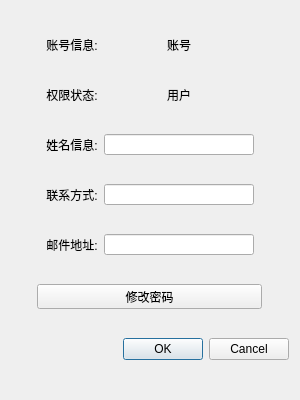
<?xml version="1.0" encoding="UTF-8"?>
<ui version="4.0">
 <class>Dialog</class>
 <widget class="QDialog" name="Dialog">
  <property name="geometry">
   <rect>
    <x>0</x>
    <y>0</y>
    <width>300</width>
    <height>400</height>
   </rect>
  </property>
  <property name="minimumSize">
   <size>
    <width>300</width>
    <height>400</height>
   </size>
  </property>
  <property name="maximumSize">
   <size>
    <width>300</width>
    <height>400</height>
   </size>
  </property>
  <property name="windowTitle">
   <string>MMK信息修改</string>
  </property>
  <layout class="QVBoxLayout" name="verticalLayout">
   <item>
    <layout class="QHBoxLayout" name="horizontalLayout_2"/>
   </item>
   <item>
    <layout class="QHBoxLayout" name="horizontalLayout_12">
     <item>
      <spacer name="horizontalSpacer_8">
       <property name="orientation">
        <enum>Qt::Horizontal</enum>
       </property>
       <property name="sizeHint" stdset="0">
        <size>
         <width>40</width>
         <height>20</height>
        </size>
       </property>
      </spacer>
     </item>
     <item>
      <widget class="QLabel" name="label_4">
       <property name="text">
        <string>账号信息:</string>
       </property>
       <property name="textFormat">
        <enum>Qt::PlainText</enum>
       </property>
       <property name="alignment">
        <set>Qt::AlignCenter</set>
       </property>
      </widget>
     </item>
     <item>
      <widget class="QLabel" name="label_acc">
       <property name="minimumSize">
        <size>
         <width>150</width>
         <height>21</height>
        </size>
       </property>
       <property name="maximumSize">
        <size>
         <width>150</width>
         <height>21</height>
        </size>
       </property>
       <property name="text">
        <string>账号</string>
       </property>
       <property name="textFormat">
        <enum>Qt::PlainText</enum>
       </property>
       <property name="alignment">
        <set>Qt::AlignCenter</set>
       </property>
      </widget>
     </item>
     <item>
      <spacer name="horizontalSpacer_9">
       <property name="orientation">
        <enum>Qt::Horizontal</enum>
       </property>
       <property name="sizeHint" stdset="0">
        <size>
         <width>40</width>
         <height>20</height>
        </size>
       </property>
      </spacer>
     </item>
    </layout>
   </item>
   <item>
    <layout class="QHBoxLayout" name="horizontalLayout_11">
     <item>
      <spacer name="horizontalSpacer_5">
       <property name="orientation">
        <enum>Qt::Horizontal</enum>
       </property>
       <property name="sizeHint" stdset="0">
        <size>
         <width>40</width>
         <height>20</height>
        </size>
       </property>
      </spacer>
     </item>
     <item>
      <widget class="QLabel" name="label_2">
       <property name="text">
        <string>权限状态:</string>
       </property>
       <property name="textFormat">
        <enum>Qt::PlainText</enum>
       </property>
       <property name="alignment">
        <set>Qt::AlignCenter</set>
       </property>
      </widget>
     </item>
     <item>
      <widget class="QLabel" name="label_admin">
       <property name="minimumSize">
        <size>
         <width>150</width>
         <height>21</height>
        </size>
       </property>
       <property name="maximumSize">
        <size>
         <width>150</width>
         <height>21</height>
        </size>
       </property>
       <property name="text">
        <string>用户</string>
       </property>
       <property name="textFormat">
        <enum>Qt::PlainText</enum>
       </property>
       <property name="alignment">
        <set>Qt::AlignCenter</set>
       </property>
      </widget>
     </item>
     <item>
      <spacer name="horizontalSpacer_6">
       <property name="orientation">
        <enum>Qt::Horizontal</enum>
       </property>
       <property name="sizeHint" stdset="0">
        <size>
         <width>40</width>
         <height>20</height>
        </size>
       </property>
      </spacer>
     </item>
    </layout>
   </item>
   <item>
    <layout class="QHBoxLayout" name="horizontalLayout_3"/>
   </item>
   <item>
    <layout class="QHBoxLayout" name="horizontalLayout_10">
     <item>
      <spacer name="horizontalSpacer_7">
       <property name="orientation">
        <enum>Qt::Horizontal</enum>
       </property>
       <property name="sizeHint" stdset="0">
        <size>
         <width>40</width>
         <height>20</height>
        </size>
       </property>
      </spacer>
     </item>
     <item>
      <widget class="QLabel" name="label">
       <property name="text">
        <string>姓名信息:</string>
       </property>
       <property name="textFormat">
        <enum>Qt::PlainText</enum>
       </property>
       <property name="alignment">
        <set>Qt::AlignCenter</set>
       </property>
      </widget>
     </item>
     <item>
      <widget class="QLineEdit" name="lineEdit">
       <property name="minimumSize">
        <size>
         <width>150</width>
         <height>21</height>
        </size>
       </property>
       <property name="maximumSize">
        <size>
         <width>150</width>
         <height>21</height>
        </size>
       </property>
      </widget>
     </item>
     <item>
      <spacer name="horizontalSpacer_4">
       <property name="orientation">
        <enum>Qt::Horizontal</enum>
       </property>
       <property name="sizeHint" stdset="0">
        <size>
         <width>40</width>
         <height>20</height>
        </size>
       </property>
      </spacer>
     </item>
    </layout>
   </item>
   <item>
    <layout class="QHBoxLayout" name="horizontalLayout_13">
     <item>
      <spacer name="horizontalSpacer_10">
       <property name="orientation">
        <enum>Qt::Horizontal</enum>
       </property>
       <property name="sizeHint" stdset="0">
        <size>
         <width>40</width>
         <height>20</height>
        </size>
       </property>
      </spacer>
     </item>
     <item>
      <widget class="QLabel" name="label_3">
       <property name="text">
        <string>联系方式:</string>
       </property>
       <property name="textFormat">
        <enum>Qt::PlainText</enum>
       </property>
       <property name="alignment">
        <set>Qt::AlignCenter</set>
       </property>
      </widget>
     </item>
     <item>
      <widget class="QLineEdit" name="lineEdit_2">
       <property name="minimumSize">
        <size>
         <width>150</width>
         <height>21</height>
        </size>
       </property>
       <property name="maximumSize">
        <size>
         <width>150</width>
         <height>21</height>
        </size>
       </property>
      </widget>
     </item>
     <item>
      <spacer name="horizontalSpacer_11">
       <property name="orientation">
        <enum>Qt::Horizontal</enum>
       </property>
       <property name="sizeHint" stdset="0">
        <size>
         <width>40</width>
         <height>20</height>
        </size>
       </property>
      </spacer>
     </item>
    </layout>
   </item>
   <item>
    <layout class="QHBoxLayout" name="horizontalLayout_14">
     <item>
      <spacer name="horizontalSpacer_12">
       <property name="orientation">
        <enum>Qt::Horizontal</enum>
       </property>
       <property name="sizeHint" stdset="0">
        <size>
         <width>40</width>
         <height>20</height>
        </size>
       </property>
      </spacer>
     </item>
     <item>
      <widget class="QLabel" name="label_5">
       <property name="text">
        <string>邮件地址:</string>
       </property>
       <property name="textFormat">
        <enum>Qt::PlainText</enum>
       </property>
       <property name="alignment">
        <set>Qt::AlignCenter</set>
       </property>
      </widget>
     </item>
     <item>
      <widget class="QLineEdit" name="lineEdit_3">
       <property name="minimumSize">
        <size>
         <width>150</width>
         <height>21</height>
        </size>
       </property>
       <property name="maximumSize">
        <size>
         <width>150</width>
         <height>21</height>
        </size>
       </property>
      </widget>
     </item>
     <item>
      <spacer name="horizontalSpacer_13">
       <property name="orientation">
        <enum>Qt::Horizontal</enum>
       </property>
       <property name="sizeHint" stdset="0">
        <size>
         <width>40</width>
         <height>20</height>
        </size>
       </property>
      </spacer>
     </item>
    </layout>
   </item>
   <item>
    <layout class="QHBoxLayout" name="horizontalLayout_4">
     <item>
      <spacer name="horizontalSpacer">
       <property name="orientation">
        <enum>Qt::Horizontal</enum>
       </property>
       <property name="sizeHint" stdset="0">
        <size>
         <width>40</width>
         <height>20</height>
        </size>
       </property>
      </spacer>
     </item>
     <item>
      <widget class="QPushButton" name="pushButton">
       <property name="minimumSize">
        <size>
         <width>225</width>
         <height>25</height>
        </size>
       </property>
       <property name="maximumSize">
        <size>
         <width>200</width>
         <height>25</height>
        </size>
       </property>
       <property name="text">
        <string>修改密码</string>
       </property>
      </widget>
     </item>
     <item>
      <spacer name="horizontalSpacer_2">
       <property name="orientation">
        <enum>Qt::Horizontal</enum>
       </property>
       <property name="sizeHint" stdset="0">
        <size>
         <width>40</width>
         <height>20</height>
        </size>
       </property>
      </spacer>
     </item>
    </layout>
   </item>
   <item>
    <layout class="QHBoxLayout" name="horizontalLayout"/>
   </item>
   <item>
    <widget class="QDialogButtonBox" name="buttonBox">
     <property name="standardButtons">
      <set>QDialogButtonBox::Cancel|QDialogButtonBox::Ok</set>
     </property>
    </widget>
   </item>
  </layout>
 </widget>
 <resources/>
 <connections/>
</ui>
